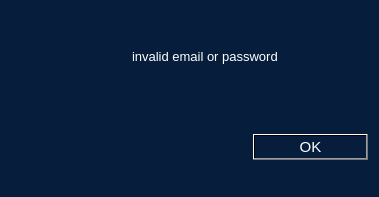
<?xml version="1.0" encoding="UTF-8"?>
<ui version="4.0">
 <class>Invalid</class>
 <widget class="QDialog" name="Invalid">
  <property name="geometry">
   <rect>
    <x>0</x>
    <y>0</y>
    <width>379</width>
    <height>197</height>
   </rect>
  </property>
  <property name="windowTitle">
   <string>incorrect</string>
  </property>
  <property name="windowIcon">
   <iconset resource="resource.qrc">
    <normaloff>:/img/img/warning.png</normaloff>:/img/img/warning.png</iconset>
  </property>
  <property name="windowOpacity">
   <double>0.900000000000000</double>
  </property>
  <property name="styleSheet">
   <string notr="true">background-color: qlineargradient(spread:pad, x1:0, y1:1, x2:0, y2:1, stop:0 rgba(6, 29, 59, 255));
color: rgb(255, 255, 255);</string>
  </property>
  <layout class="QGridLayout" name="gridLayout">
   <item row="0" column="0">
    <widget class="QLabel" name="label">
     <property name="styleSheet">
      <string notr="true">image: url(:/img/img/warning.png);</string>
     </property>
     <property name="text">
      <string/>
     </property>
    </widget>
   </item>
   <item row="0" column="1" colspan="2">
    <widget class="QLabel" name="label_2">
     <property name="font">
      <font>
       <pointsize>10</pointsize>
      </font>
     </property>
     <property name="text">
      <string>invalid email or password</string>
     </property>
    </widget>
   </item>
   <item row="1" column="0" colspan="2">
    <spacer name="horizontalSpacer">
     <property name="orientation">
      <enum>Qt::Horizontal</enum>
     </property>
     <property name="sizeHint" stdset="0">
      <size>
       <width>233</width>
       <height>78</height>
      </size>
     </property>
    </spacer>
   </item>
   <item row="1" column="2">
    <widget class="QPushButton" name="pushButton">
     <property name="font">
      <font>
       <pointsize>11</pointsize>
      </font>
     </property>
     <property name="text">
      <string>OK</string>
     </property>
    </widget>
   </item>
  </layout>
 </widget>
 <resources>
  <include location="resource.qrc"/>
 </resources>
 <connections/>
</ui>
